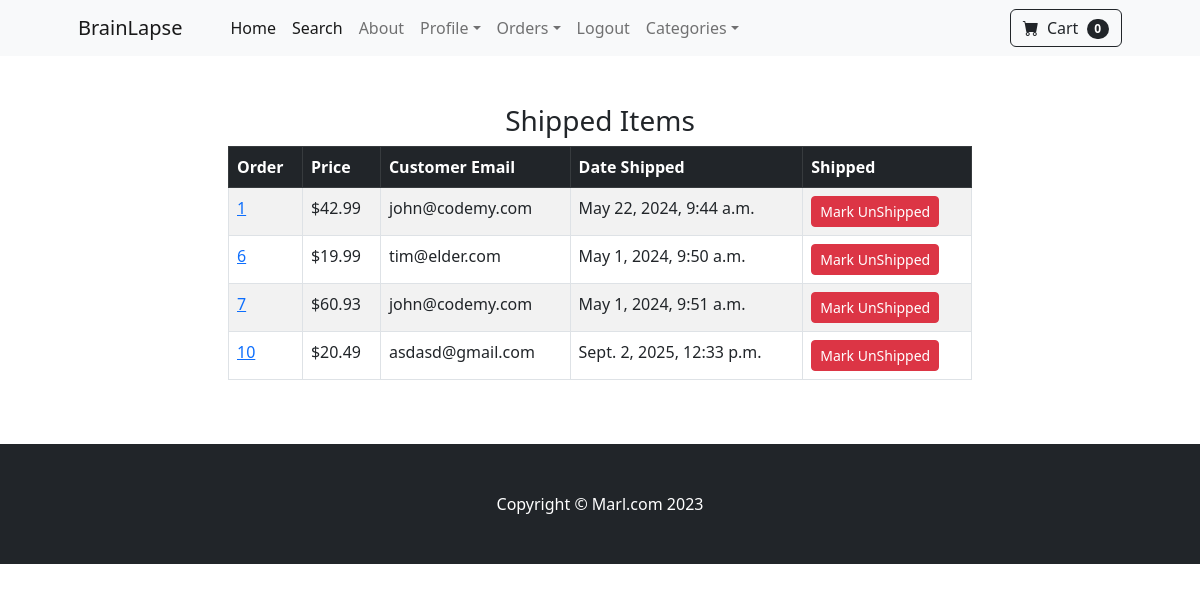
The page /payment/shipped_dash (signed in) on the database its author committed.
### payment/models.py (models this page shows, shortened)
class Order(models.Model):
	user = models.ForeignKey(User, on_delete=models.CASCADE, null=True, blank=True)
	full_name = models.CharField(max_length=250)
	email = models.EmailField(max_length=250)
	shipping_address = models.TextField(max_length=15000)
	amount_paid = models.DecimalField(max_digits=7, decimal_places=2)
	date_ordered = models.DateTimeField(auto_now_add=True)
	shipped = models.BooleanField(default=False)
	date_shipped = models.DateTimeField(blank=True, null=True)

### payment/views.py (the view, shortened to what this page needs)
# urls.py: path('shipped_dash', views.shipped_dash, name="shipped_dash"),
def shipped_dash(request):
	if request.user.is_authenticated and request.user.is_superuser:
		orders = Order.objects.filter(shipped=True)
		return render(request, "payment/shipped_dash.html", {"orders":orders})
	else:
		messages.success(request, "Access Denied")
		return redirect('home')

### cart/cart.py (called while the page is built)
	def __len__(self):
		return len(self.cart)

### cart/context_processors.py (called while the page is built)
def cart(request):
	return {'cart': Cart(request)}

### payment/templates/payment/shipped_dash.html (shortened to what this page needs)
{% extends 'base.html' %}
{% block content %}
        <div class="container">
        	<div class="row">
        		<center>
        			<div class="col-8">
        				<br/><br/>
<h3>Shipped Items</h3>
<table class="table table-striped table-hover table-bordered">
  <thead class="table-dark">
    <tr>
      <th scope="col">Order</th>
      <th scope="col">Price</th>
      <th scope="col">Customer Email</th>
      <th scope="col">Date Shipped</th>
      <th scope="col">Shipped</th>
    </tr>
  </thead>
  <tbody>
    {% for item in orders %}
    <tr>
      <td><a href="{% url 'orders' item.id %}">{{ item.id }}</a></td>
      <td>${{ item.amount_paid }}</td>
      <td>{{ item.email }}</td>
      <td>{{ item.date_shipped }}</td>
       <td>
        <form method="POST">
          <button type="Submit" class="btn btn-danger btn-sm">Mark UnShipped</button>
        </form>
      </td>
    </tr>
    {% endfor %}
  </tbody>
</table>
<br/><br/>
        			</div>
        		</center>
        	</div>
        </div>
{% endblock %}

### rows shown on the page
Order: id "1", amount_paid "42.99", email "john@codemy.com", date_shipped "May 22, 2024, 9:44 a.m."
Order: id "6", amount_paid "19.99", email "tim@elder.com", date_shipped "May 1, 2024, 9:50 a.m."
Order: id "7", amount_paid "60.93", email "john@codemy.com", date_shipped "May 1, 2024, 9:51 a.m."
Order: id "10", amount_paid "20.49", email "asdasd@gmail.com", date_shipped "Sept. 2, 2025, 12:33 p.m."

### other values the page prints
{{ cart|length }} "0"
